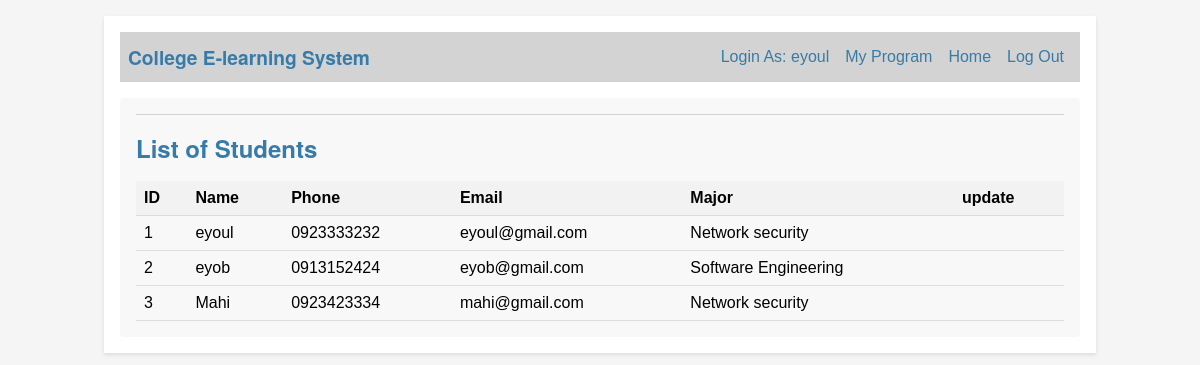
/view_stu (signed in), run on the app's committed database.
### tables this page shows
CREATE TABLE users (
  id INTEGER PRIMARY KEY AUTOINCREMENT,
  name TEXT NOT NULL,
  phone TEXT NOT NULL,
  email TEXT UNIQUE NOT NULL,
  password TEXT NOT NULL,
  role_id INTEGER NOT NULL,
  FOREIGN KEY (role_id) REFERENCES roles(id)
);

CREATE TABLE major (
  id INTEGER PRIMARY KEY,
  name TEXT
);

### elearning/report.py (the view)
@bp.route('/view_stu')
@login_required
def view_stu():
    db = get_db()
    users = db.execute(
        'SELECT u.id, u.name, u.phone, u.email, m.name AS major_name '
        'FROM users u '
        'JOIN students s ON u.id = s.user_id '
        'JOIN major m ON s.major_id = m.id'
    ).fetchall()
    return render_template('report/view_stu.html', users=users)

### elearning/auth.py (called while the page is built)
@bp.before_app_request
def load_logged_in_user():
    user_id = session.get('user_id')
    if user_id is None:
        g.user = None
    else:
        g.user = get_db().execute(
            'SELECT * FROM users WHERE id = ?', (user_id,)
        ).fetchone()

def login_required(view):
    @functools.wraps(view)
    def wrapped_view(**kwargs):
        if g.user is None:
            return redirect(url_for('auth.login'))
        return view(**kwargs)
    return wrapped_view

### elearning/db.py (called while the page is built)
def get_db():
    if 'db' not in g:
        g.db = sqlite3.connect(
            current_app.config['DATABASE'],
            detect_types=sqlite3.PARSE_DECLTYPES
        )
        g.db.row_factory = sqlite3.Row
    return g.db

### elearning/templates/report/view_stu.html
{% extends 'base.html' %}
{% block content %}
    <h1>List of Students</h1>
    <table>
        <thead>
            <tr>
                <th>ID</th>
                <th>Name</th>
                <th>Phone</th>
                <th>Email</th>
                <th>Major</th>
                <th>update</th>
            </tr>
        </thead>
        <tbody>
            {% for user in users %}
            <tr>
                <td>{{ loop.index }}</td>
                <td>{{ user.name }}</td>
                <td>{{ user.phone }}</td>
                <td>{{ user.email }}</td>
                <td>{{ user.major_name }}</td>
                <td></td>
            </tr>
            {% endfor %}
        </tbody>
    </table>
{% endblock %}

### elearning/templates/base.html (shortened to what this page needs)
<!doctype html>
<html>
    <link rel="stylesheet" href="{{ url_for('static', filename='style.css') }}">
    <nav>
      <h1>College E-learning System </h1>
      <ul>
        {% if g.user %}
          <li><span>Login As: {{ g.user['name'] }}</span>
          {% if g.user['role_id'] == 3 %}
          <li><a href="{{ url_for('report.streem')}}">My Program</a>
            {% endif %}
          <li><a href="{{ url_for('blog.index') }}">Home</a>
          <li><a href="{{ url_for('auth.logout') }}">Log Out</a>
        {% endif %}
      </ul>
    </nav>
    <section class="content">
      <header>
      </header>
      {% block content %}{% endblock %}
    </section>
</html>

### elearning/static/style.css (style rules this page uses)
html { font-family: Arial, sans-serif; background: #f5f5f5; padding: 1rem; }
h1 { font-family: "Helvetica Neue", Helvetica, Arial, sans-serif; color: #377ba8; margin: 1rem 0; }
a { color: #377ba8; text-decoration: none; }
nav { background: lightgray; display: flex; align-items: center; padding: 0.5rem; }
nav h1 { flex: 1; margin: 0; font-size: 1.2em; }
nav ul { display: flex; list-style: none; margin: 0; padding: 0; }
nav ul li a, nav ul li span, header .action { display: block; padding: 0.5rem; text-decoration: none; color: #377ba8; }
.content { padding: 1rem; background: #f8f8f8; border-radius: 4px; margin-top: 1rem; }
.content > header { border-bottom: 1px solid lightgray; display: flex; align-items: flex-end; }
.content:last-child { margin-bottom: 0; }
table { width: 100%; border-collapse: collapse; }
th, td { padding: 8px; text-align: left; border-bottom: 1px solid #ddd; }
th { background-color: #f2f2f2; }

### data on the page
users: user.name "eyoul", name "eyoul", phone "0923333232", email "eyoul@gmail.com", major_name "Network security"
users: name "eyob", phone "0913152424", email "eyob@gmail.com", major_name "Software Engineering"
users: name "Mahi", phone "0923423334", email "mahi@gmail.com", major_name "Network security"
